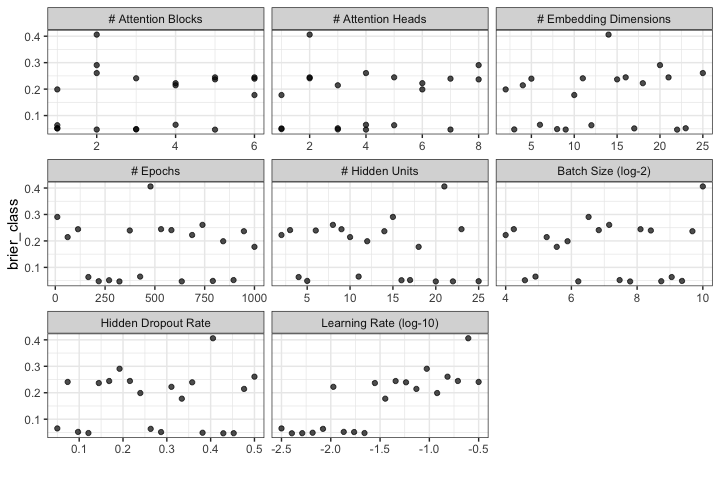

This chart was generated by the following R code:
library(tidymodels)
library(tabby)
theme_set(theme_bw())

cores <- parallel::detectCores()

# ------------------------------------------------------------------------------

load("cls_data.RData")

set.seed(987)
cls_split <- initial_split(cls_data)
cls_split

cls_tr <- training(cls_split)
cls_te <- testing(cls_split)

set.seed(826)
cls_rs <- vfold_cv(cls_tr)

# ------------------------------------------------------------------------------

# Do a few tasks in parallel with the GPU but not too many (=too much GPU memory needed)
mirai::daemons(4)

# ------------------------------------------------------------------------------

saint_spec <-
  tabular_saint(
    num_embedding = tune(),
    hidden_units = tune(),
    num_attn_heads = tune(),
    num_attn_blocks = tune(),
    learn_rate = tune(),
    dropout_hidden = tune(),
    epochs = tune(),
    stop_iter = 10,
    batch_size = tune(),
    mode = "classification"
  ) |>
  set_engine("brulee", method = "SGD", device = "mps")

saint_wflow <- workflow(class ~ A + B, saint_spec)

# ------------------------------------------------------------------------------

system.time({
  set.seed(8272)
  torch::torch_manual_seed(8272)
  saint_res <-
    saint_wflow |>
    tune_grid(
      resamples = cls_rs,
      grid = 20,
      metrics = metric_set(brier_class, roc_auc)
    )
})

select_best(saint_res, metric = "brier_class") |>
  as.list()

png("saint_tune.png", width = 480 * 1.5, res = 96)
print(autoplot(saint_res, metric = "brier_class"))
dev.off()
